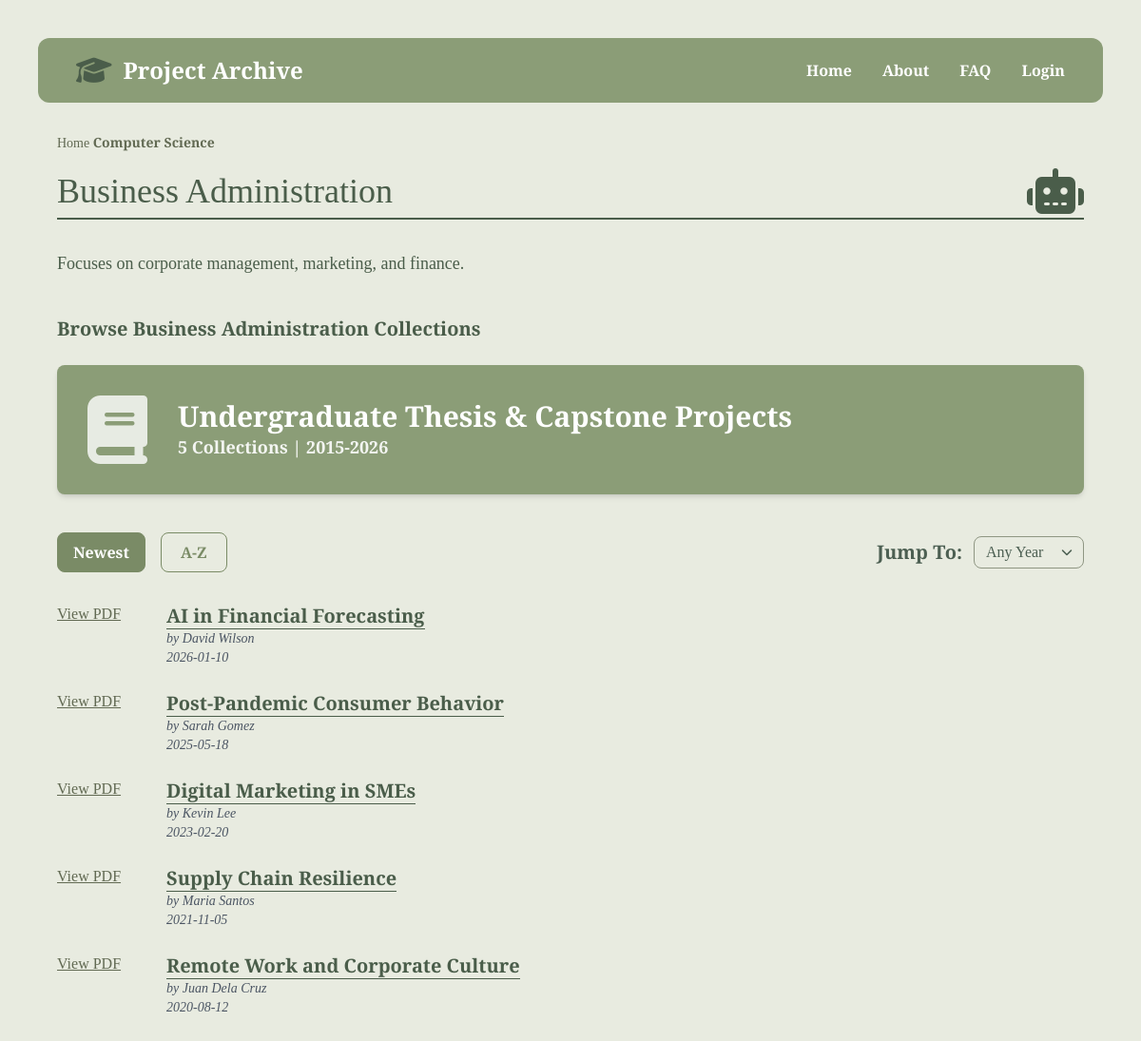
The page /department/1 on the database its author committed.
### tables this page shows
CREATE TABLE department (
  id INTEGER PRIMARY KEY AUTOINCREMENT,
  name TEXT UNIQUE NOT NULL, -- cs department, it department
  description TEXT UNIQUE NOT NULL
);

CREATE TABLE thesis (
  id INTEGER PRIMARY KEY AUTOINCREMENT,
  date_published TIMESTAMP NOT NULL DEFAULT CURRENT_TIMESTAMP,
  date_added TIMESTAMP NOT NULL DEFAULT CURRENT_TIMESTAMP, -- kailan na add sa system
  title TEXT NOT NULL,
  abstract TEXT NOT NULL, -- preview text
  file_path TEXT NOT NULL, -- digital pdf sa db

  -- specifics
  isbn TEXT,
  barcode TEXT NOT NULL,
  call_number TEXT NOT NULL, -- used for finding in shelves easily

  -- foreigns
  department_id INTEGER NOT NULL, 
  branch_id INTEGER NOT NULL,
  format_id INTEGER NOT NULL,
  FOREIGN KEY (department_id) REFERENCES department (id),
  FOREIGN KEY (branch_id) REFERENCES branch (id),
  FOREIGN KEY (format_id) REFERENCES format (id)
);

### flaskr/thesis.py (the view)
@bp.route("/department/<int:dept_id>")
def department_theses(dept_id):
    db = get_db()
    sort = request.args.get('sort', 'newest')
    year = request.args.get('year', '')
    department = db.execute(
        "SELECT name, description FROM department WHERE id = ?",
        (dept_id,)
    ).fetchone()
    if department is None:
        abort(404, f"Department ID {dept_id} doesn't exist.")
    query = """
        SELECT thesis.id, thesis.title, thesis.date_published,
               department.name AS department_name, department.description,
               GROUP_CONCAT(author.first_name || ' ' || author.last_name, ', ') AS authors
        FROM thesis
        JOIN thesis_author ON thesis.id = thesis_author.thesis_id
        JOIN author ON thesis_author.author_id = author.id
        JOIN department ON thesis.department_id = department.id
        WHERE thesis.department_id = ?
    """
    params = [dept_id]
    if year:
        query += " AND strftime('%Y', thesis.date_published) = ?"
        params.append(year)
    query += " GROUP BY thesis.id"
    if sort == 'az':
        query += " ORDER BY thesis.title ASC;"
    else:
        query += " ORDER BY thesis.date_published DESC;"
    theses = db.execute(query, params).fetchall()
    count = len(theses)
    return render_template(
        "thesis/result.html",
        theses=theses,
        category=department['name'],
        description=department['description'],
        count=count,
        current_sort=sort,
        current_year=year
    )

### flaskr/auth.py (called while the page is built)
@bp.before_app_request
def load_logged_in_user():
    user_id = session.get("user_id")
    if user_id is None:
        g.user = None
    else:
        g.user = (
            get_db().execute("SELECT * FROM user WHERE id = ?", (user_id,)).fetchone()
        )

### flaskr/db.py (called while the page is built)
def get_db():
    if "db" not in g:
        g.db = sqlite3.connect(
            current_app.config["DATABASE"], detect_types=sqlite3.PARSE_DECLTYPES
        )
        g.db.row_factory = sqlite3.Row
    return g.db

### flaskr/templates/thesis/result.html (shortened to what this page needs)
{% extends 'base.html' %}
{% block style %} {{ url_for('static', filename='result.css') }} {% endblock %}
{% block content %}
<main class="container max-w-6xl mx-auto mt-6">
	<nav class="breadcrumb text-sm mb-4 text-[#626A53]">
		<a href="home1.html">Home</a> <span class="font-bold">Computer Science</span>
	</nav>
	<section class="flex justify-between items-center mb-1">
		<h1 class="text-4xl text-[#4A5D4A]">{{ category }}</h1>
		<div class="text-5xl text-[#4A5D4A]">
			<i class="fa-solid fa-robot"></i>
		</div>
	</section>
	<hr class="border-[#4A5D4A] border-t-2 mb-8">
	<p class="description text-lg leading-relaxed text-justify mb-10">
	{% if description %}
	{{ description }}
	{% else %}
	Searching for "{{ search }}"
	{% endif %}
	</p>
	<h3 class="font-bold text-xl mb-6">Browse {{ category }} Collections</h3>
	<div class="bg-[#8B9D77] rounded-lg p-8 flex items-center gap-8 text-white shadow-md mb-10">
		<div class="text-7xl opacity-80">
			<i class="fa-solid fa-book"></i>
		</div>
		<div class="card-info">
			<h2 class="text-3xl font-bold">Undergraduate Thesis & Capstone Projects</h2>
			<p class="text-lg opacity-90 font-semibold">{{ count }} Collections | 2015-2026</p>
		</div>
	</div>
	<div class="flex flex-wrap justify-between items-center mb-8 gap-4">
		<div class="flex gap-4">
			<button onclick="updateFilter('sort', 'newest')"
				class="px-4 py-2 rounded-lg font-semibold transition
				{% if current_sort == 'newest' or not current_sort %}
					bg-[#7A8B66] text-white border border-[#7A8B66]
				{% else %}
					bg-transparent text-[#7A8B66] border border-[#7A8B66] hover:bg-[#7A8B66]/10
				{% endif %}">
				Newest
			</button>
			<button onclick="updateFilter('sort', 'az')"
				class="px-5 py-2 rounded-lg font-semibold transition
				{% if current_sort == 'az' %}
					bg-[#7A8B66] text-white border border-[#7A8B66]
				{% else %}
					bg-transparent text-[#7A8B66] border border-[#7A8B66] hover:bg-[#7A8B66]/10
				{% endif %}">
				A-Z
			</button>
		</div>
		<div class="flex items-center gap-3">
			<span class="text-[20px] font-semibold text-[#4c5f52]">Jump To:</span>
			<div class="relative flex items-center">
				<select id="jump_to" onchange="updateFilter('year', this.value)"
						class="appearance-none bg-transparent border border-[#8f9683]
							text-[#4c5f52] px-3 py-1 pr-10 rounded-lg
							focus:outline-none focus:ring-2 focus:ring-[#aab5a0]
							hover:bg-[#8f9683]/10 transition cursor-pointer">
					<option value="" {% if not current_year %}selected{% endif %}>Any Year</option>
				</select>
				<i class="fa-solid fa-chevron-down absolute right-3 pointer-events-none text-[#4c5f52] text-xs"></i>
			</div>
		</div>
	</div>
	<div class="document-list">
		{% if theses %}
		{% for thesis in theses %}
		<div class="flex items-start gap-12 mb-6">
			<a href="#" class="text-[#626A53] underline font-medium">View PDF</a>
			<div>
				<a href="sample1.html" class="text-xl font-bold border-b border-[#4A5D4A] hover:text-black">{{ thesis['title'] }}</a>
				<p class="text-sm italic text-gray-600">by {{ thesis['authors'] }}</p>
				<p class="text-sm italic text-gray-600">{{ thesis['date_published'].strftime('%Y-%m-%d') }}</p>
			</div>
		</div>
		{% endfor %}
		{% endif %}
	</div>
</main>
{% endblock %}

### flaskr/templates/base.html (shortened to what this page needs)
<html lang="en">
    <head>
        <script src="https://cdn.tailwindcss.com"></script>
        <link rel="stylesheet" href="https://cdnjs.cloudflare.com/ajax/libs/font-awesome/6.4.2/css/all.min.css">
        <link rel="stylesheet" href="{% block style %}{% endblock %}">
    </head>
    <body class="p-6 md:p-10">
        <header class="header-nav max-w-6xl mx-auto">
            <div class="flex items-center gap-3">
                <i class="fa-solid fa-graduation-cap text-3xl logo-dark"></i>
                <h1 class="text-2xl font-bold">Project Archive</h1>
            </div>
            <nav class="flex gap-8 font-medium">
                <a href="{{ url_for('index') }}" class="nav-link">Home</a>
                <a href="#" class="nav-link">About</a>
                <a href="#" class="nav-link">FAQ</a>
                <a href="{{ url_for('auth.login') }}" class="nav-link">Login</a>
            </nav>
        </header>
        {% block content %}{% endblock %}
    </body>
</html>

### flaskr/static/result.css (style rules this page uses)
* { margin: 0; padding: 0; box-sizing: border-box; }
body { background-color: #E8EBE0; font-family: 'Crimson Pro', serif; color: #4A5D4A; padding-bottom: 50px; }
.header-nav { background-color: #8B9D77; border-radius: 0.75rem; padding: 1rem 2.5rem; display: flex; justify-content: space-between; align-items: center; color: white; margin-bottom: 2rem; }
.logo-dark { color: #4A5D4A; }
.nav-link { color: white; text-decoration: none; font-weight: 600; }
.container { max-width: 1100px; margin: 0 auto; padding: 0 20px; }
.breadcrumb { font-size: 14px; margin-bottom: 10px; color: #626A53; }
.breadcrumb span { font-weight: bold; }
.description { line-height: 1.5; font-size: 18px; margin-bottom: 40px; text-align: justify; }

### rows shown on the page
department: name "Business Administration", description "Focuses on corporate management, marketing, and finance."
thesis: title "AI in Financial Forecasting", authors "David Wilson", date_published "2026-01-10"
thesis: title "Post-Pandemic Consumer Behavior", authors "Sarah Gomez", date_published "2025-05-18"
thesis: title "Digital Marketing in SMEs", authors "Kevin Lee", date_published "2023-02-20"
thesis: title "Supply Chain Resilience", authors "Maria Santos", date_published "2021-11-05"
thesis: title "Remote Work and Corporate Culture", authors "Juan Dela Cruz", date_published "2020-08-12"

### other values the page prints
{{ count }} "5"
